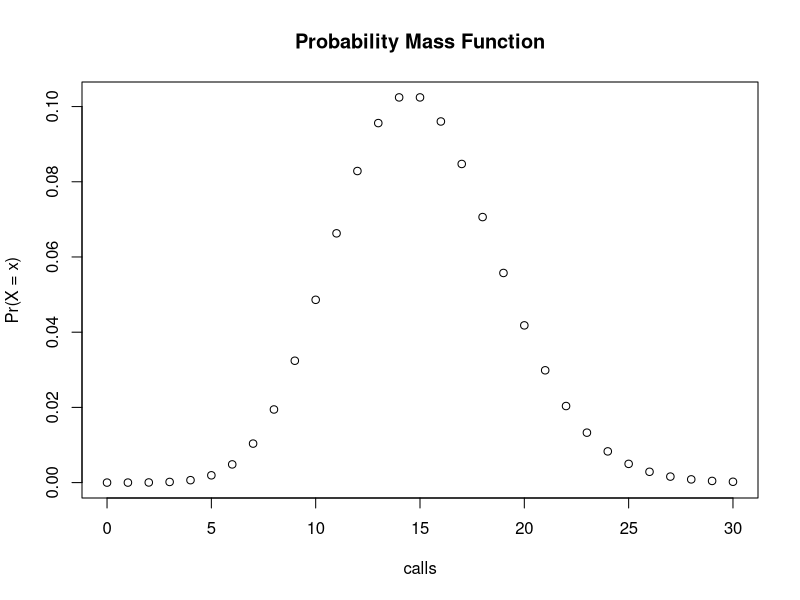
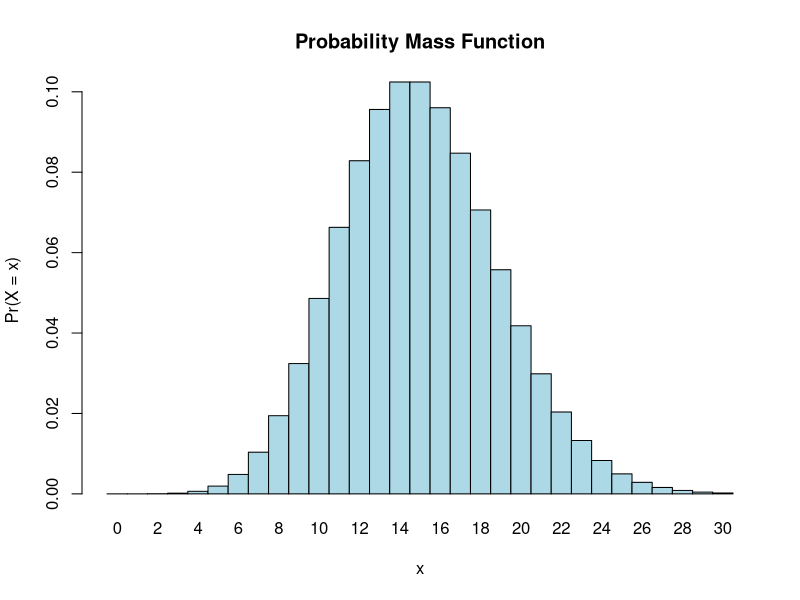
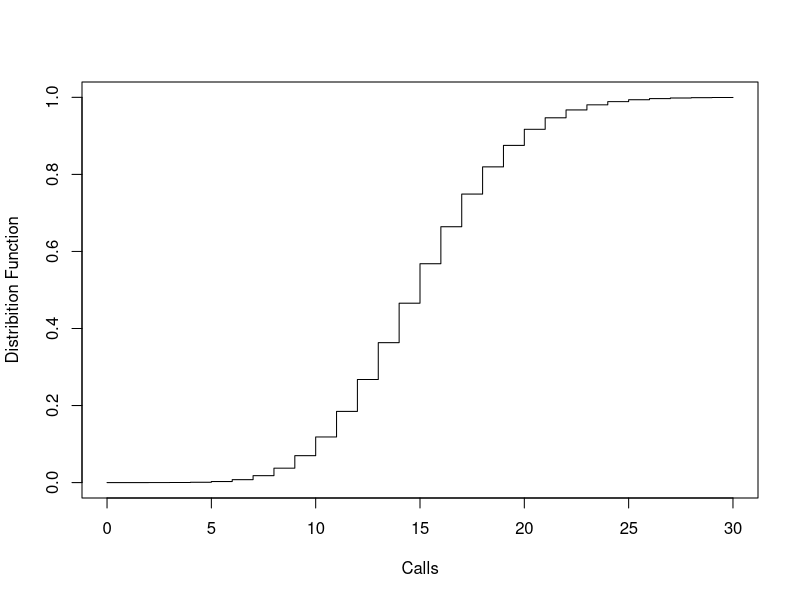
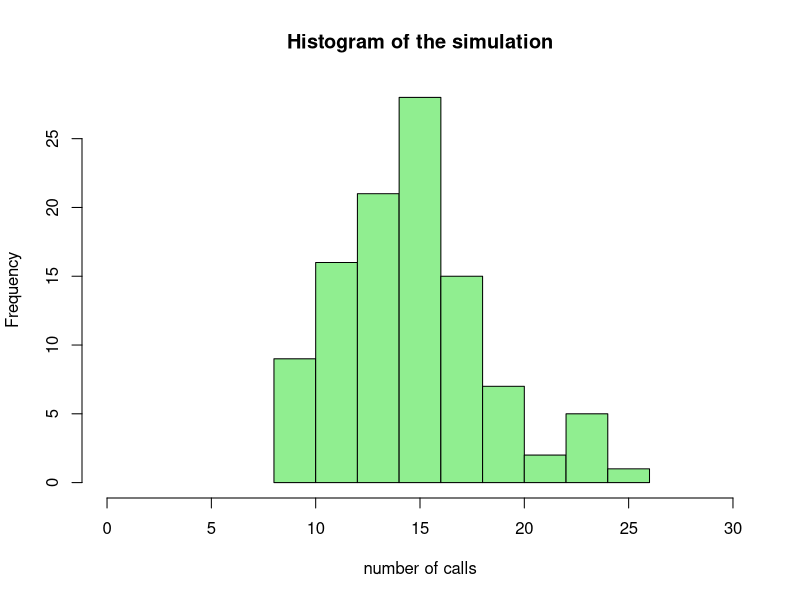
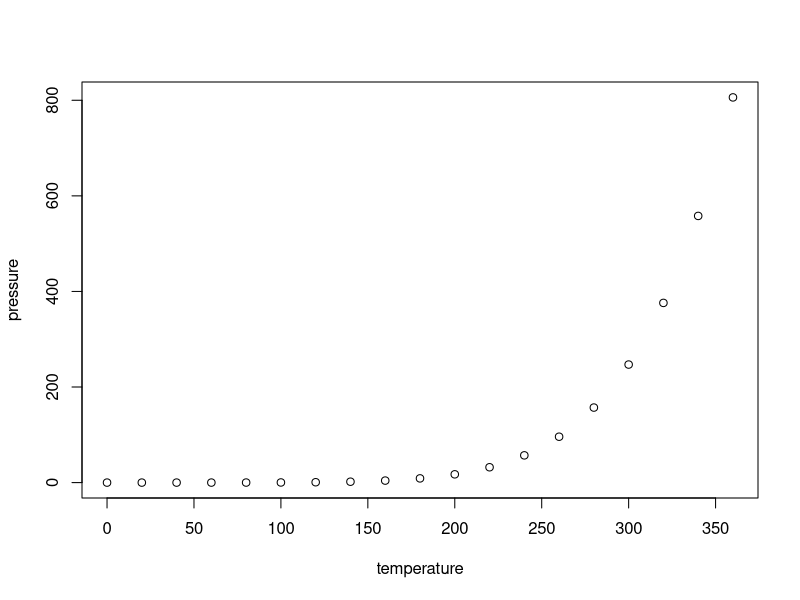

Write R code to recreate these figures, in order.
## ---- chunk 1
knitr::opts_chunk$set(echo = TRUE)
## ---- chunk 2
ppois(8, lambda=15, lower=FALSE)   # upper tail 
## ---- chunk 3
dpois(x=0, lambda = 15)
## ---- chunk 4
dpois(x=3, lambda = 15)
## ---- chunk 5
rv<-0:30 
fs<-dpois(rv, lambda = 15)
plot(rv,fs, xlab = "calls", ylab = "Pr(X = x)", main = "Probability Mass Function")

x<-0:30
l=15
probset<-dpois(x=x,lambda=l)
barplot(probset,names.arg=x,space=0,xlab="x",ylab="Pr(X = x)",main="Probability Mass Function", col = "light blue")


rv<-0:30
fs<-ppois(rv,lambda=15)
plot(rv,fs,type = "s", xlab = "Calls", ylab = "Distribition Function")
## ---- chunk 6
sim<-rpois(104, lambda = 15)
sim
summary(sim)

#another way to do it
rpois(104,15)
## ---- chunk 7
hist(sim, xlim = c(0,30), main = "Histogram of the simulation", col = "light green", xlab = "number of calls")

## ---- chunk 8
summary(cars)
## ---- chunk 9
plot(pressure)
